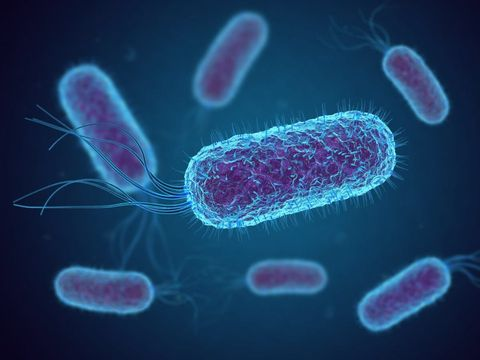
#> input picture bict 2.jpeg, 480 x 360 px
$ python learn_python.py
#> lines starting #> are read from the running program, lines starting #| are printed output that depends on the picture; after the words box and inside, x2 and y2 are one past the last pixel; in counts of white or black regions, pixels touching at a corner belong together
# if statement
num =0
'''

if num <4 :
    print('short')
elif num ==3:
    print('equality')
else:
    print('long')
print('hello wolrd')

genre =['oussama','hacen','jack','katie']
#for i in range(len(genre)):
 #   print(genre[i])
for i in genre:
    print(i)
else :
    print('no element')

while num <10 :

    print(num)
    num +=1
else :
    print('end process')


class Student :
    def __init__(self,name, marks):
        self.name=name
        self.marks=marks

    def chek_padd_fail(self):
        if self.marks >40 :
            return True
        else :
            return False
student1=Student('oussama',23)
print(student1.name)
print(student1.marks)

class Com_Number:
    def __init__(self,imaginary,reel):
        self.imaginary=imaginary
        self.reel=reel
    def get_complexeNumber(self):
        return self.imaginary,'i' ,' + ', self.reel


firstnumber =Com_Number(2,4)
print(firstnumber.get_complexeNumber())
'''
""" class Polygon :
    def __init__(self,sides):
        self.sides=sides
    def display_info(self):
        print('a polygon its two dimensional shape with straight lines')
    def get_primeter(self):
        primeter=sum(self.sides)
        return primeter
class Triangle(Polygon):
    def display_info(self):
        print('a triangle is a polygon with 3 edges')

class Quadrilateral(Polygon):
    def display_info(self):
        print('a Quadrilateral is a polygon with 4 edges')

t1=Triangle([2,3,4])

t1.display_info() """
""" class Point ():
    def __init__ (self,x=0,y=0):
        self.x=x
        self.y=y
    def __str__(self):
        return '({0},{1})'.format(self.x,self.y)
    def __add__ (self,other):
        x=self.x+other.x
        y=self.y+other.y
        return Point(x,y)
p1=Point(2,3)
p2=Point(4,5)
print(p1+p2) """
""" import cv2

img = cv2.imread('./image.jpeg')
grayImg = cv2.cvtColor(img, cv2.COLOR_BGR2GRAY)
thresh, binaryImg = cv2.threshold(grayImg, 0, 255, cv2.THRESH_OTSU)

cv2.imshow('RGB image', img)
cv2.imshow('Binary image', binaryImg)
cv2.waitKey(0)
cv2.destroyAllWindows() """

import cv2
import numpy as np
img = cv2.imread('bict 2.jpeg',0)
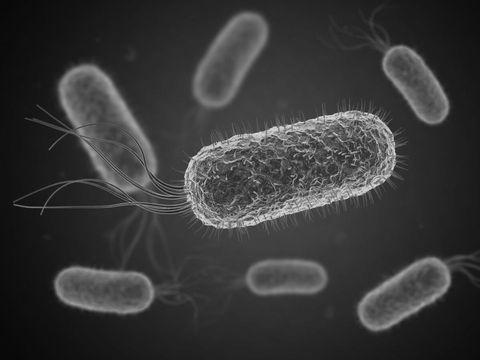
#> img: shape (360, 480); min 7, max 231, mean 56
img2 = cv2.imread('bict 2.jpeg',1)
#> img2 is the input picture: shape (360, 480, 3); mean B, G, R 99.5, 62, 27.7
hist = cv2.calcHist([img],[0],None,[256],[0,256])
#> hist = 256 values, max 3408 at index 28, min 0 at index 0, mean 675
hist_norm = hist.ravel()/hist.max()
#> hist_norm = 256 values, max 1 at index 28, min 0 at index 0, mean 0.198
Q = hist_norm.cumsum()
#> Q = 256 values from 0 to 50.7
bins = np.arange(256)
fn_min = np.inf
thresh = -1
for i in range(1,256):
    p1,p2 = np.hsplit(hist_norm,[i])
    q1,q2 = Q[i],Q[255]-Q[i]
    if q1 == 0:
        q1 = 0.00000001
    if q2 == 0:
        q2 = 0.00000001
#> this loop made 255 passes
b1,b2 = np.hsplit(bins,[i])
m1,m2 = np.sum(p1*b1)/q1, np.sum(p2*b2)/q2
#> m1 = 55.99; m2 = 0
v1,v2 = np.sum(((b1-m1)**2)*p1)/q1,np.sum(((b2-m2)**2)*p2)/q2
#> v1 = 1268.5; v2 = 0
fn = v1*q1 + v2*q2
#> fn = 64316.2
if fn < fn_min:
    fn_min = fn
#> fn_min = 64316.2
    thresh = i
ret, otsu = cv2.threshold(img,0,255,cv2.THRESH_BINARY+cv2.THRESH_OTSU)
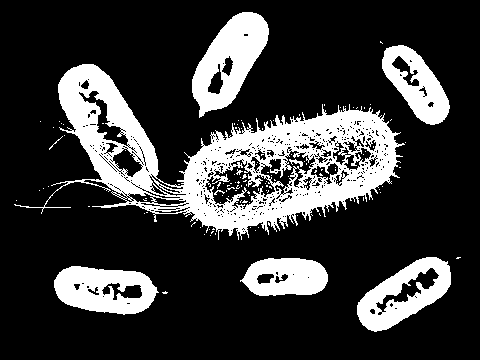
#> otsu: shape (360, 480); 22.1% white; 119 white regions (110 under 20 px), largest, box (x1, y1, x2, y2) and area: (14, 64, 405, 240) 21591, (192, 12, 269, 118) 4230, (54, 266, 159, 315) 3448
#> ret = 75
print (thresh,ret)
#| 255 75.0
(thresh,Bin)=cv2.threshold(img,ret,255,cv2.THRESH_BINARY)
#> thresh = 75
cv2.imshow('orignal',img2)
cv2.imshow('binary',Bin)
cv2.waitKey(0)
